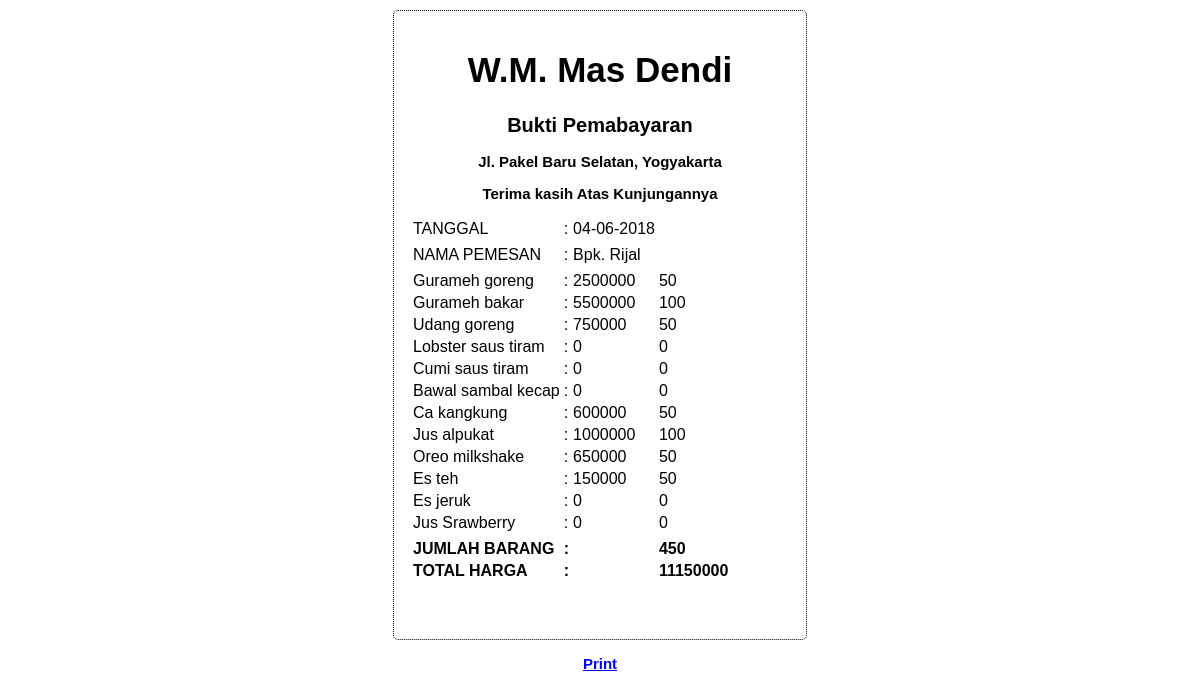
Page /struck.php?user=Bpk. Rijal on the committed database.
### tables this page shows
CREATE TABLE `pesan` (
  `namapelanggan` varchar(50) NOT NULL,
  `alamat` varchar(100) NOT NULL,
  `tanggalpesan` date NOT NULL,
  `order1` int(11) NOT NULL,
  `order2` int(11) NOT NULL,
  `order3` int(11) NOT NULL,
  `order4` int(11) NOT NULL,
  `order5` int(11) NOT NULL,
  `order6` int(11) NOT NULL,
  `order7` int(11) NOT NULL,
  `order8` int(11) NOT NULL,
  `order9` int(11) NOT NULL,
  `order10` int(11) NOT NULL,
  `order11` int(11) NOT NULL,
  `order12` int(11) NOT NULL,
  `totalharga` int(11) NOT NULL,
  `totalbarang` int(11) NOT NULL
);

### struck.php (the view, shortened to what this page needs)
<html>
<head>
	<link href ="struk.css" rel = "stylesheet" type="text/css" media = "all" />
</head>
<body>
	<div class="container">
		<h1> W.M. Mas Dendi </h1>
		<h2> Bukti Pemabayaran </h2>
		<h3> Jl. Pakel Baru Selatan, Yogyakarta</h3>
		<h3> Terima kasih Atas Kunjungannya</h3>
<?php
$tgl_skrg = date("d-m-Y");
$host = "localhost";
$username = "root";
$password = "";
$db_name = "dbdendi";
$konek = new mysqli($host, $username, $password , $db_name);
if($konek->connect_error){
  die("Koneksi Gagal Karena : ". $konek->connect_error);
}else {
$user = $_GET['user'];
$sql = "select * from pesan where namapelanggan = '$user' ";
$data = $konek->query($sql);
echo "<table border='0'>";
if ($data->num_rows > 0){
	while ($row = $data->fetch_assoc()) {
		echo "<tr>";
		echo "<td>TANGGAL </td>";
		echo "<td> : </td>";
		echo "<td> $tgl_skrg </td>";
		echo "</tr>";
		echo "<td></td>";
		echo "<tr>";
		echo "<td> NAMA PEMESAN </td>";
		echo "<td> : </td>";
		echo "<td>".$row['namapelanggan']."</td>";
		echo "</tr>";
		echo "<td></td>";
		echo "<tr>";
		echo "<td> Gurameh goreng </td>";
		echo "<td> : </td>";
		echo "<td>".$row['order1']*50000;
		echo "</td>";
		echo "<td>".$row['order1']."</td>";
		echo "</tr>";
		echo "<tr>";
		echo "<td> Gurameh bakar </td>";
		echo "<td> : </td>";
		echo "<td>".$row['order2']*55000;
		echo "</td>";
		echo "<td>".$row['order2']."</td>";
		echo "</tr>";
		echo "<tr>";
		echo "<td>  Udang goreng </td>";
		echo "<td> : </td>";
		echo "<td>".$row['order3']*15000;
		echo "</td>";
		echo "<td>".$row['order3']."</td>";
		echo "</tr>";
		echo "<tr>";
		echo "<td> Lobster saus tiram </td>";
		echo "<td> : </td>";
		echo "<td>".$row['order4']*40000;
		echo "</td>";
		echo "<td>".$row['order4']."</td>";
		echo "</tr>";
		echo "<tr>";
		echo "<td> Cumi saus tiram </td>";
		echo "<td> : </td>";
		echo "<td>".$row['order5']*30000;
		echo "</td>";
		echo "<td>".$row['order5']."</td>";
		echo "</tr>";
		echo "<tr>";
		echo "<td> Bawal sambal kecap </td>";
		echo "<td> : </td>";
		echo "<td>".$row['order6']*25000;
		echo "</td>";
		echo "<td>".$row['order6']."</td>";
		echo "</tr>";
		echo "<tr>";
		echo "<td> Ca kangkung </td>";
		echo "<td> : </td>";
		echo "<td>".$row['order7']*12000;
		echo "</td>";
		echo "<td>".$row['order7']."</td>";
		echo "</tr>";
		echo "<tr>";
		echo "<td> Jus alpukat </td>";
		echo "<td> : </td>";
		echo "<td>".$row['order8']*10000;
		echo "</td>";
		echo "<td>".$row['order8']."</td>";
		echo "</tr>";
		echo "<tr>";
		echo "<td> Oreo milkshake </td>";
		echo "<td> : </td>";
		echo "<td>".$row['order9']*13000;
		echo "</td>";
		echo "<td>".$row['order9']."</td>";
		echo "</tr>";
		echo "<tr>";
		echo "<td> Es teh </td>";
		echo "<td> : </td>";
		echo "<td>".$row['order10']*3000;
		echo "</td>";
		echo "<td>".$row['order10']."</td>";
		echo "</tr>";
		echo "<tr>";
		echo "<td> Es jeruk </td>";
		echo "<td> : </td>";
		echo "<td>".$row['order11']*3500;
		echo "</td>";
		echo "<td>".$row['order11']."</td>";
		echo "</tr>";
		echo "<tr>";
		echo "<td> Jus Srawberry </td>";
		echo "<td> : </td>";
		echo "<td>".$row['order12']*10000;
		echo "</td>";
		echo "<td>".$row['order12']."</td>";
		echo "</tr>";
		echo "<td></td>";
		echo "<tr>";
		echo "<td><b> JUMLAH BARANG </td>";
		echo "<td><b> : </td>";
		echo "<td></td>";
		echo "<td><b>".$row['totalbarang'];
		echo "</td>";
		echo "</tr>";
		echo "<tr>";
		echo "<td><b> TOTAL HARGA </td>";
		echo "<td><b> : </td>";
		echo "<td></td>";
		echo "<td><b>".$row['totalharga'];
		echo "</td>";
		echo "</tr>";
		echo "</table>";
	}
}else{
	echo"Tidak dapat di cetak";
}
}
?>
</div>
<h3><a href="#" onclick="window.print()"> Print </a> </h3>
</body>
</html>

### struk.css (style rules this page uses)
body { font-family: 'Arial'; text-align: left; }
.container { width: 380px; height:580px; background-color: #FFF; border-radius : 5px; margin : 0 auto; border: 1px dotted black; margin-top :10px; padding-top: 1em; padding-bottom: 2em; padding-left: 1em; padding-right: 1em; }
h1 { text-align: center; font-size: 35px; }
h2 { text-align: center; font-size: 20px; }
h3 { text-align: center; font-size: 15px; }

### rows in the picture
pesan: namapelanggan "Bpk. Rijal", $row['order1']*50000 "2500000", order1 "50", $row['order2']*55000 "5500000", order2 "100", $row['order3']*15000 "750000", order3 "50", $row['order4']*40000 "0", order4 "0", $row['order5']*30000 "0", order5 "0", $row['order6']*25000 "0", order6 "0", $row['order7']*12000 "600000", order7 "50", $row['order8']*10000 "1000000", order8 "100", $row['order9']*13000 "650000", order9 "50", $row['order10']*3000 "150000", order10 "50", $row['order11']*3500 "0", order11 "0", $row['order12']*10000 "0", order12 "0", totalbarang "450", totalharga "11150000"
